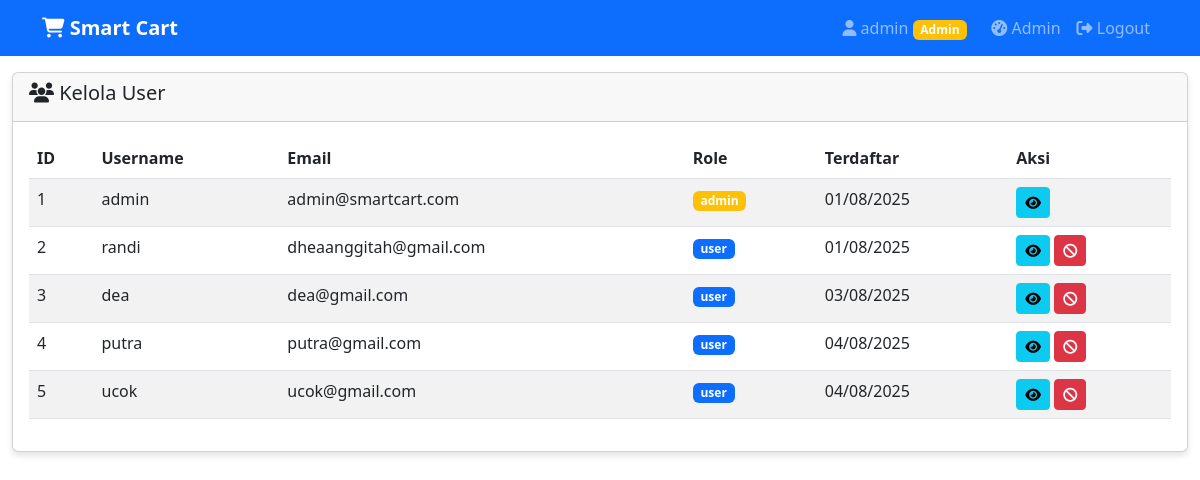
The app's page /admin/users (signed in) with its own data.
### app.py (models this page shows)
class User(db.Model):
    id = db.Column(db.Integer, primary_key=True)
    username = db.Column(db.String(80), unique=True, nullable=False)
    email = db.Column(db.String(120), unique=True, nullable=False)
    password_hash = db.Column(db.String(120), nullable=False)
    role = db.Column(db.String(20), default='user')  # 'user' or 'admin'
    created_at = db.Column(db.DateTime, default=lambda: datetime.now(timezone.utc))

### app.py (the view)
@app.route('/admin/users')
@admin_required
def admin_users():
    users = User.query.all()
    count = len(users)
    send_lcd_message(f"Jumlah user: {count}",
                   "Admin User",
                   "Jumlah user:",
                   str(count),
                   f"Total: {count} users")
    return render_template('admin_users.html', users=users)

### app.py (called while the page is built)
def send_lcd_message(message, line1="", line2="", line3="", line4=""):
    global current_lcd_status
    try:
        current_lcd_status = {
            'message': message,
            'line1': line1 or message,
            'line2': line2,
            'line3': line3,
            'line4': line4,
            'timestamp': time.time()
        }
        lcd_message_queue.append(current_lcd_status.copy())
        logging.info(f"LCD Message updated: {message}")
        logging.info(f"Line1: {line1}, Line2: {line2}")
    except Exception as e:
        logging.error(f"Error updating LCD message: {e}")

def admin_required(f):
    @wraps(f)
    def decorated_function(*args, **kwargs):
        if 'user_id' not in session:
            flash('Silakan login terlebih dahulu.', 'warning')
            return redirect(url_for('login'))
        user = db.session.get(User, session['user_id'])
        if not user or user.role != 'admin':
            flash('Akses ditolak. Anda bukan administrator.', 'danger')
            return redirect(url_for('dashboard'))
        return f(*args, **kwargs)
    return decorated_function

### templates/admin_users.html (shortened to what this page needs)
{% extends "base.html" %}
{% block content %}
<div class="row mt-3">
    <div class="col-12">
        <div class="card">
            <div class="card-header">
                <h5><i class="fas fa-users"></i> Kelola User</h5>
            </div>
            <div class="card-body">
                <div class="table-responsive">
                    <table class="table table-striped">
                        <thead>
                            <tr>
                                <th>ID</th>
                                <th>Username</th>
                                <th>Email</th>
                                <th>Role</th>
                                <th>Terdaftar</th>
                                <th>Aksi</th>
                            </tr>
                        </thead>
                        <tbody>
                            {% for user in users %}
                            <tr>
                                <td>{{ user.id }}</td>
                                <td>{{ user.username }}</td>
                                <td>{{ user.email }}</td>
                                <td>
                                    <span class="badge bg-{{ 'warning' if user.role == 'admin' else 'primary' }}">
                                        {{ user.role }}
                                    </span>
                                </td>
                                <td>{{ user.created_at.strftime('%d/%m/%Y') }}</td>
                                <td>
                                    <button class="btn btn-sm btn-info">
                                        <i class="fas fa-eye"></i>
                                    </button>
                                    {% if user.role != 'admin' %}
                                    <button class="btn btn-sm btn-danger">
                                        <i class="fas fa-ban"></i>
                                    </button>
                                    {% endif %}
                                </td>
                            </tr>
                            {% endfor %}
                        </tbody>
                    </table>
                </div>
            </div>
        </div>
    </div>
</div>
{% endblock %}

### templates/base.html (style rules this page uses)
.card { box-shadow: 0 4px 6px rgba(0,0,0,0.1); }

### records on screen
User: id "1", username "admin", email "admin@smartcart.com", role "admin", created_at "01/08/2025"
User: id "2", username "randi", email "dheaanggitah@gmail.com", role "user", created_at "01/08/2025"
User: id "3", username "dea", email "dea@gmail.com", role "user", created_at "03/08/2025"
User: id "4", username "putra", email "putra@gmail.com", role "user", created_at "04/08/2025"
User: id "5", username "ucok", email "ucok@gmail.com", role "user", created_at "04/08/2025"

### other values on screen
{{ session.username }} "admin"
